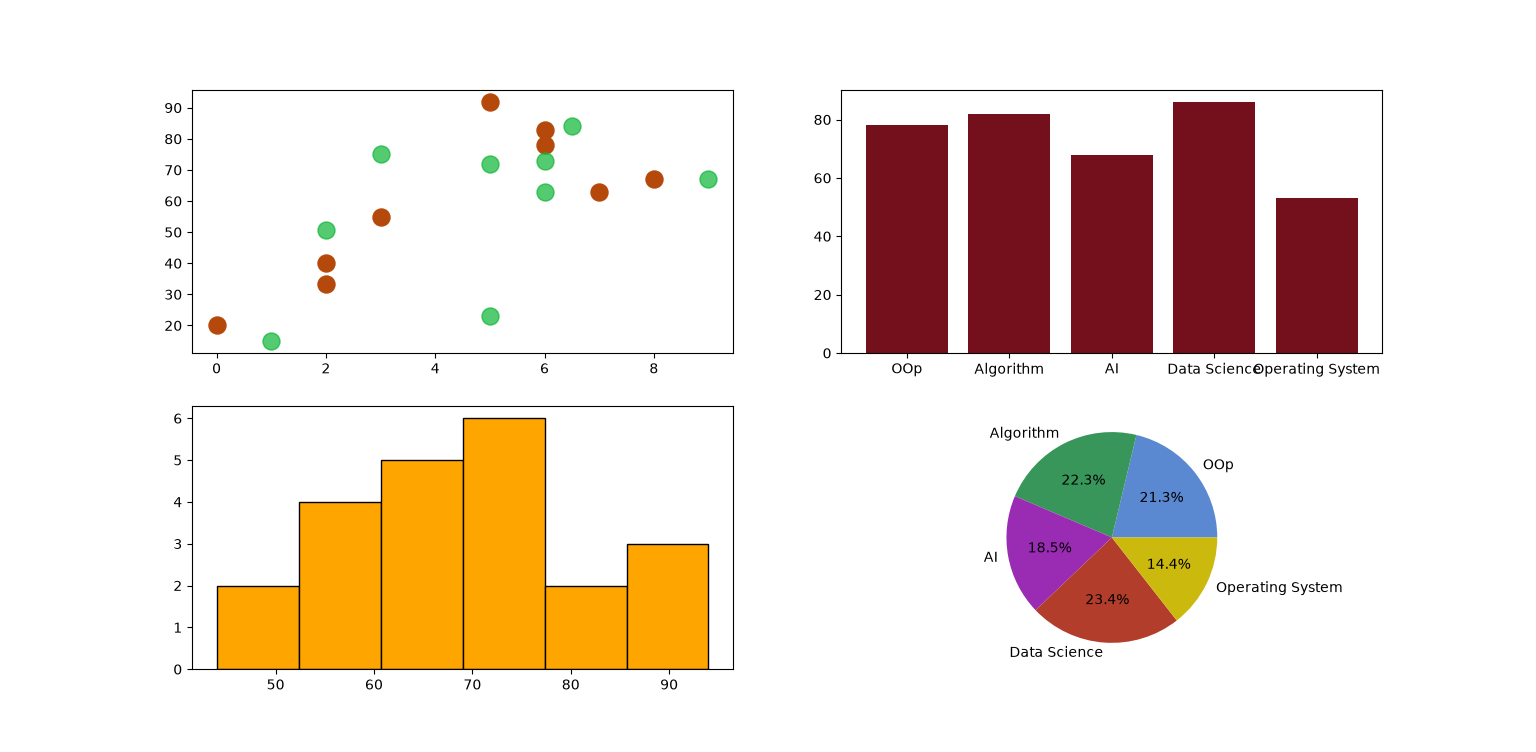

This chart was generated by the following Python code:
import matplotlib.pyplot as plt
import numpy as np
import pandas as pd

x1 = np.array([0, 2,3,2,7,5,6,8,6]) #study hours
y1 = np.array([20,33.4,55,40,63,92,83,67,78]) #score

x2 = np.array([1,5,3,2,6,5,6.5,9,6]) #study hours
y2 = np.array([15,23,75,50.8,63,72,84,67,73]) #score


subject = ["OOp","Algorithm","AI","Data Science","Operating System"]    #for bar
number = np.array([78, 82, 68, 86, 53])

score = np.array([44,60,77,86,68,74,66,94,65,87,49,65,59,73,75,77,80,78,59,73,56,66]) #for histogram

colorss = ['#5a88d1','#38965a','#9a2bb3','#b33d2b','#ccb90e'] #for pie


figure, ax = plt.subplots(2, 2)

ax[0,0].scatter(x1,y1, color='#b5490b', s=150, label="66-B")
ax[0,0].scatter(x2,y2, color='#0bb535', s=150, alpha=0.7, label="66-D")

ax[0,1].bar(subject,number, color='#73101c')

ax[1,0].hist(score, bins=6,  color="orange", edgecolor="black")

ax[1,1].pie(number, labels=subject, autopct="%1.1f%%", colors=colorss)

plt.show()
